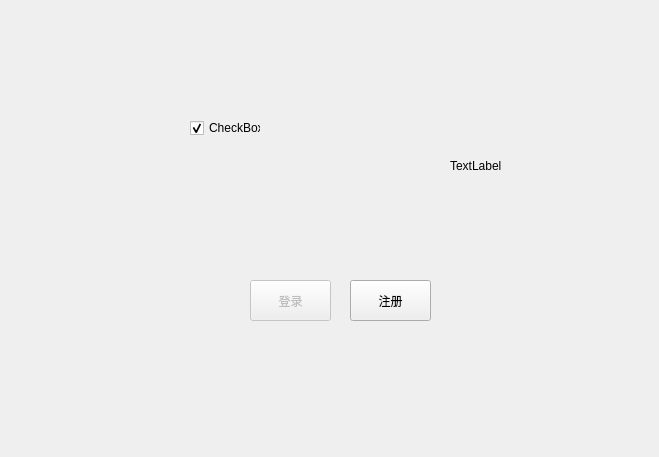
<?xml version="1.0" encoding="UTF-8"?>
<ui version="4.0">
 <class>MainWindow</class>
 <widget class="QMainWindow" name="MainWindow">
  <property name="geometry">
   <rect>
    <x>0</x>
    <y>0</y>
    <width>659</width>
    <height>457</height>
   </rect>
  </property>
  <property name="windowTitle">
   <string>MainWindow</string>
  </property>
  <widget class="QWidget" name="centralWidget">
   <widget class="QPushButton" name="loginBtn">
    <property name="enabled">
     <bool>false</bool>
    </property>
    <property name="geometry">
     <rect>
      <x>250</x>
      <y>280</y>
      <width>81</width>
      <height>41</height>
     </rect>
    </property>
    <property name="text">
     <string>登录</string>
    </property>
    <property name="shortcut">
     <string>Ctrl+R</string>
    </property>
    <property name="checkable">
     <bool>false</bool>
    </property>
    <property name="checked">
     <bool>false</bool>
    </property>
   </widget>
   <widget class="QPushButton" name="registerBtn">
    <property name="geometry">
     <rect>
      <x>350</x>
      <y>280</y>
      <width>81</width>
      <height>41</height>
     </rect>
    </property>
    <property name="text">
     <string>注册</string>
    </property>
   </widget>
   <widget class="QLabel" name="label">
    <property name="enabled">
     <bool>true</bool>
    </property>
    <property name="geometry">
     <rect>
      <x>450</x>
      <y>160</y>
      <width>54</width>
      <height>12</height>
     </rect>
    </property>
    <property name="text">
     <string>TextLabel</string>
    </property>
   </widget>
   <widget class="QCheckBox" name="checkBox">
    <property name="geometry">
     <rect>
      <x>190</x>
      <y>120</y>
      <width>71</width>
      <height>16</height>
     </rect>
    </property>
    <property name="text">
     <string>CheckBox</string>
    </property>
    <property name="checked">
     <bool>true</bool>
    </property>
   </widget>
  </widget>
 </widget>
 <layoutdefault spacing="6" margin="11"/>
 <resources/>
 <connections/>
</ui>
